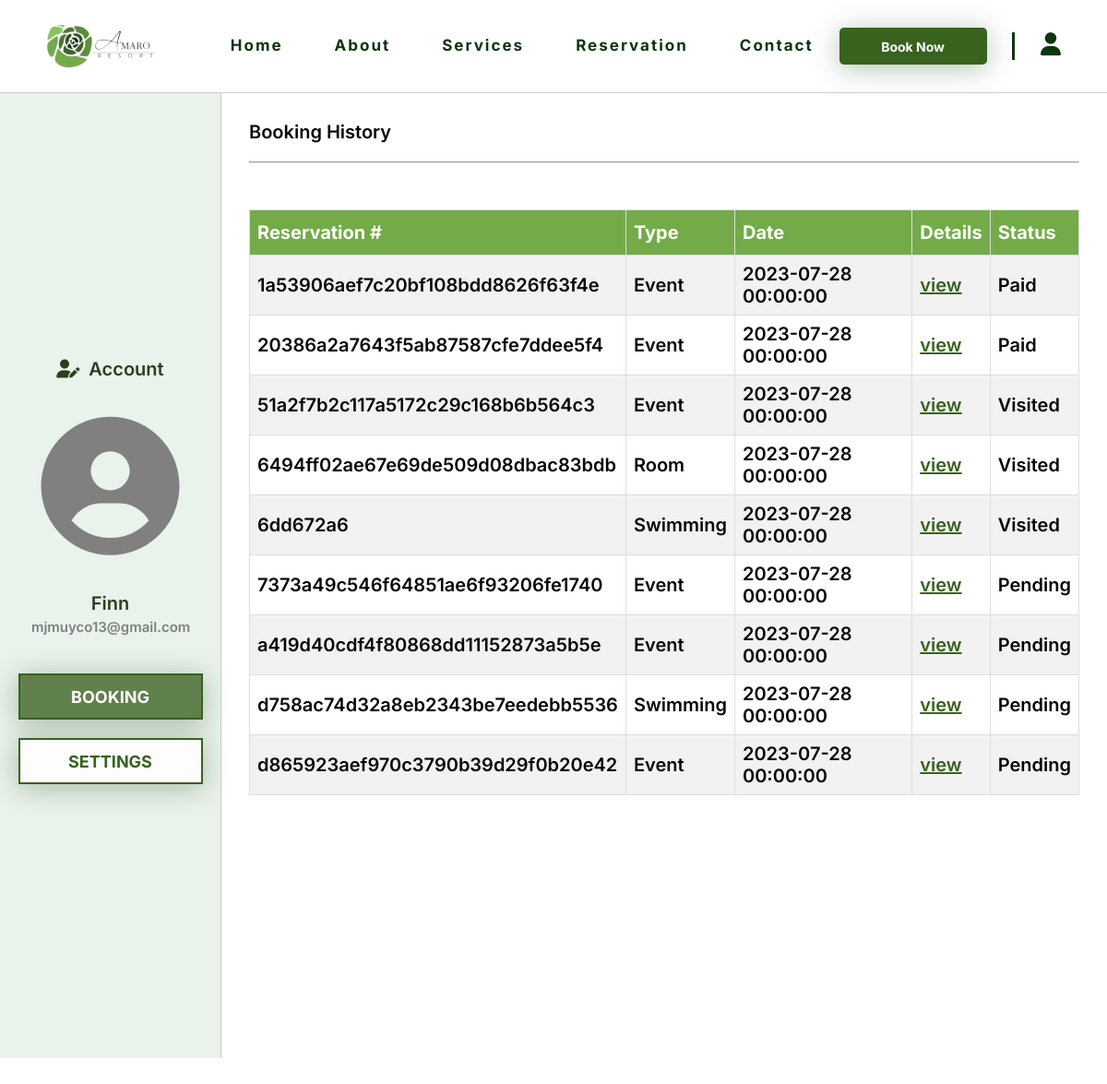
The page /account.php (signed in) on the database its author committed.
### tables this page shows
CREATE TABLE `guests` (
  `guest_id` int(11) NOT NULL,
  `first_name` varchar(100) NOT NULL,
  `middle_name` varchar(100) DEFAULT NULL,
  `last_name` varchar(100) NOT NULL,
  `phone_number` varchar(15) NOT NULL,
  `email_address` varchar(100) NOT NULL,
  `password` varchar(100) NOT NULL,
  `type` enum('User','Admin','','') NOT NULL,
  `creation_date` datetime NOT NULL DEFAULT current_timestamp(),
  `modification_date` date DEFAULT NULL
);

CREATE TABLE `reservations` (
  `reservation_id` varchar(255) NOT NULL,
  `guest_id` int(11) NOT NULL,
  `reservation_type` enum('Swimming','Room','Event','') NOT NULL,
  `reservation_date` datetime NOT NULL,
  `payment_method` enum('GCash','Paypal','MasterCard','') NOT NULL,
  `total_cost` float NOT NULL,
  `down_payment` float NOT NULL,
  `res_status` enum('Pending','Paid','Visited') NOT NULL
);

### account.php (the view, shortened to what this page needs)
<?php
require_once "includes/dbh.inc.php";
if (isset($_SESSION["guest_id"])) {
  $guestid = $_SESSION["guest_id"];
  $query = "SELECT * FROM guests WHERE guest_id = ?";
  $stmt = $pdo->prepare($query);
  $stmt->execute([$guestid]);
  $result = $stmt->fetch(PDO::FETCH_ASSOC);
  $firstname = $result["first_name"];
  $emailaddress = $result["email_address"];
}
?>
<!DOCTYPE html>
<html lang="en">
  <head>
    <link rel="stylesheet" href="css/account.css" />
  </head>
  <body>
    <section id="navBar" class="page-section active">
      <div class="nav" id="nav">
        <div class="site-nav">
          <div class="site-name" id="site-name">
            <a href="index.php" id="navlogo">
              <img
                src="css/page-images/AmaroResort.png"
                alt="logo"
                class="logo"
              />
            </a>
          </div>
          <div class="nav-bar" id="navbar">
            <a class="navBar" href="index.php"> Home </a>
            <a class="navBar" href="about.html"> About </a>
            <a class="navBar" href="services.html"> Services </a>
            <a class="navBar" href="reservation.html"> Reservation </a>
            <a class="navBar" href="contact.html"> Contact </a>
          </div>
          <a href="reservation.html" id="book-button">
            <button type="button" class="book-btn">Book Now</button>
          </a>
          <div class="vl"></div>
          <span><i class="fas fa-user" id="user"></i></span>
        </div>
      </div>
    </section>
    <section id="account-container">
      <div class="left-side">
        <div class="left-container">
          <span><i class="fas fa-user-edit"></i>Account</span>
          <div class="account-pic">
            <i class="fas fa-user-circle"></i>
          </div>
          <div class="account-info">
            <span id="firstNameDisplay"><?php echo $firstname ?></span>
            <span id="emailAddDisplay"><?php echo $emailaddress ?></span>
          </div>
          <div class="page-buttons">
            <a href="" id="bookingHistory">
              <button type="button" class="page-btn selected">BOOKING</button>
            </a>
            <a href="#accountSettings" id="settings">
              <button type="button" class="page-btn">SETTINGS</button>
            </a>
          </div>
        </div>
      </div>
      <div class="right-side">
        <section class="booking-history-container" id="bookingHistoryContainer">
        <?php $booking_query = "select * from reservations where guest_id = '$guestid'"?>
        <?php $booking_result = mysqli_query($con, $booking_query)?>
          <div class="page-title">
            <span>Booking History</span>
          </div>
          <hr class="horizontal-line" />
          <div class="booking-table">
            <table id="booking">
              <tr>
                <th>Reservation #</th>
                <th>Type</th>
                <th>Date</th>
                <th>Details</th>
                <th>Status</th>
              </tr>
              <?php while($booking_row = mysqli_fetch_assoc($booking_result)){?>
              <tr>
                <td><?php echo $booking_row['reservation_id']?></td>
                <td><?php echo $booking_row['reservation_type']?></td>
                <td><?php echo $booking_row['reservation_date']?></td>
                <td><a href="details.php?reservation_id=<?php echo $booking_row['reservation_id']?>" alt="view">view</a></td>
                <td><?php echo $booking_row['res_status']?></td>
              </tr>
              <?php }?>
            </table>
          </div>
        </section>
      </div>
    </section>
  </body>
</html>

### css/account.css (style rules this page uses)
:root { --primary-button-clr: #38621E; --primary-btn-hover: #60814b; --secondary-button-clr: #FCFDFC; --background-clr: #E9F2EB; --accent-clr: #73AB48; --textlink-hover: #3d5e3e; --main-text-clr: #0C360E; --text-black-clr: #040605; --text-green-clr: #2A401C; }
* { box-sizing: border-box; padding: 0; margin: 0; font-family: 'Inter', sans-serif; }
html { scroll-behavior: smooth; }
body { line-height: 1.6; background-color: #fff; }
#account-container { display: flex; }
.left-side { position: sticky; top: 0; background: var(--background-clr); width: 20%; height: 85vh; display: flex; align-items: center; justify-content: center; color: var(--text-green-clr); border-right: 1px solid #ccc; text-align: center; font-size: 20px; font-weight: 600; line-height: normal; }
.left-container { margin: 30px auto; width: 80%; }
.left-container i { margin-right: 10px; }
.account-pic { margin-top: 30px; padding: 10px; }
.account-pic i { font-size: 150px; margin: 0; color: #808080; margin-bottom: 30px; }
.account-info span { margin: 10px; }
#emailAddDisplay { font-size: 15px; color: #808080; }
.page-buttons { width: 100%; display: flex; flex-direction: column; align-items: center; justify-content: center; margin-top: 30px; }
.page-btn { margin: 10px 0; font-size: 18px; font-weight: bold; border-radius: 0px; border: 2px solid var(--primary-button-clr); box-shadow: 0px 4px 30px 0px rgba(12, 54, 14, 0.3); background: transparent; padding: 10px 20px; background: var(--secondary-button-clr); color: var(--primary-button-clr); cursor: pointer; width: 200px; height: 50px; }
.right-side { background: #fff; width: 80%; height: 85vh; overflow-y: scroll; scrollbar-width: none; -ms-overflow-style: none; padding: 30px; color: var(--text-black-clr); font-size: 20px; font-weight: 600; line-height: normal; }
.horizontal-line { margin-top: 20px; margin-bottom: 20px; }
.booking-history-container { width: 100%; height: auto; display: flex; flex-direction: column; align-items: top; justify-content: center; }
.booking-history-container span { text-align: left; }
.booking-table { width: 100%; height: 80vh; margin-top: 30px; }
#booking { font-family: Arial, Helvetica, sans-serif; border-collapse: collapse; width: 100%; }
#booking td, #booking th { border: 1px solid #ddd; padding: 8px; }
#booking tr:nth-child(even) { background-color: #f2f2f2; }
#booking th { padding-top: 12px; padding-bottom: 12px; text-align: left; background-color: var(--accent-clr); color: white; }
#booking a { color: var(--primary-button-clr); }
.selected { background: var(--primary-btn-hover); color: #fff; }

### rows shown on the page
guests: first_name "Finn", email_address "mjmuyco13@gmail.com"
reservations: reservation_id "1a53906aef7c20bf108bdd8626f63f4e", reservation_type "Event", reservation_date "2023-07-28 00:00:00", res_status "Paid"
reservations: reservation_id "20386a2a7643f5ab87587cfe7ddee5f4", reservation_type "Event", reservation_date "2023-07-28 00:00:00", res_status "Paid"
reservations: reservation_id "51a2f7b2c117a5172c29c168b6b564c3", reservation_type "Event", reservation_date "2023-07-28 00:00:00", res_status "Visited"
reservations: reservation_id "6494ff02ae67e69de509d08dbac83bdb", reservation_type "Room", reservation_date "2023-07-28 00:00:00", res_status "Visited"
reservations: reservation_id "6dd672a6", reservation_type "Swimming", reservation_date "2023-07-28 00:00:00", res_status "Visited"
reservations: reservation_id "7373a49c546f64851ae6f93206fe1740", reservation_type "Event", reservation_date "2023-07-28 00:00:00", res_status "Pending"
reservations: reservation_id "a419d40cdf4f80868dd11152873a5b5e", reservation_type "Event", reservation_date "2023-07-28 00:00:00", res_status "Pending"
reservations: reservation_id "d758ac74d32a8eb2343be7eedebb5536", reservation_type "Swimming", reservation_date "2023-07-28 00:00:00", res_status "Pending"
reservations: reservation_id "d865923aef970c3790b39d29f0b20e42", reservation_type "Event", reservation_date "2023-07-28 00:00:00", res_status "Pending"
